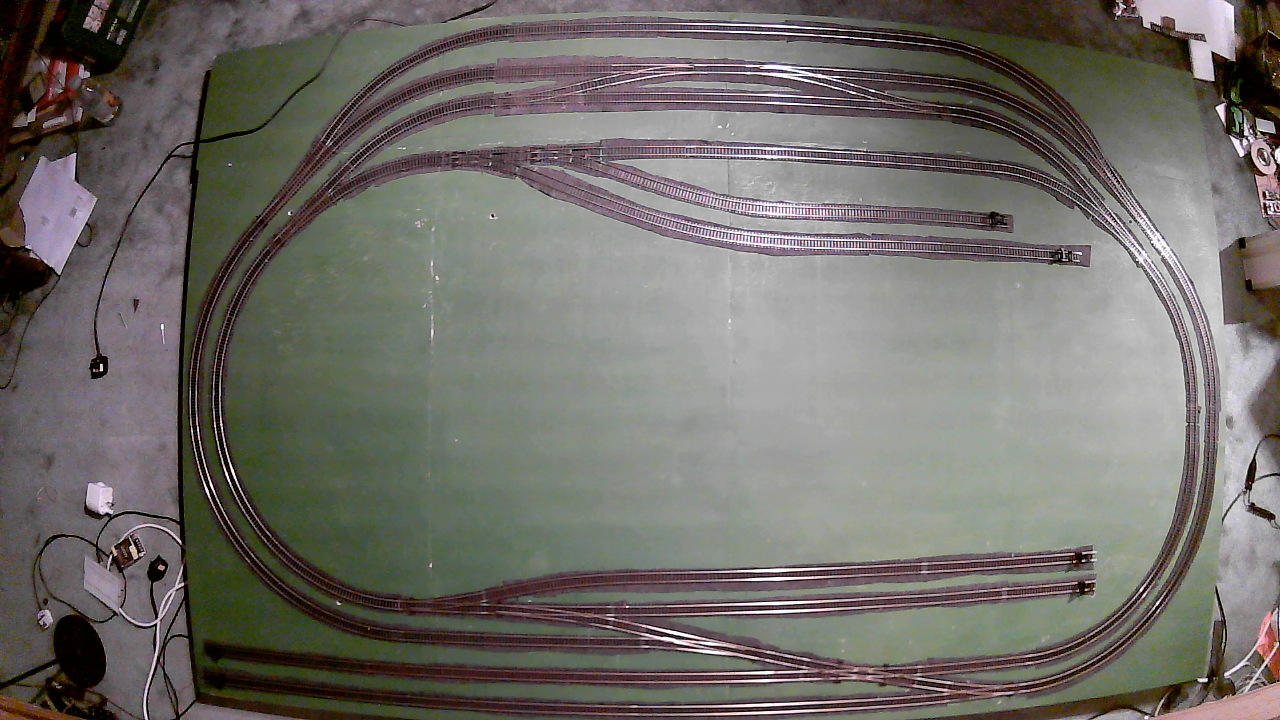
#> input picture ModelRailway/TrackMonitor/ref/reference_20210309175618.png, 1280 x 720 px
$ python -i my_lib.py   (imports and definitions only)   (older library calls are emulated)
#> lines starting #> are read from the running program, lines starting #| are printed output that depends on the picture
#> further down, picture is the input picture: shape (720, 1280, 3); mean B, G, R 104.4, 109.9, 112.7
import numpy as np
import json
import cv2
import time
import math
from threading import Thread


WIDTH = 1280
HEIGHT = 720
# WIDTH = 640
# HEIGHT = 360

IMAGE_SHAPE = (HEIGHT, WIDTH)
RESIZE_DIM = (WIDTH, HEIGHT)

controls = [
    {"name": "blur-1", "min":-1, "max":40, "step":2},
    {"name": "blur-3", "min":1, "max":40, "step":2},
    {"name": "diff-threshold", "min":1, "max": 255, "step": 1},
    {"name": "diff-blur", "min":1, "max": 30, "step": 2},
    {"name": "diff-percent", "min": 0, "max": 1, "step": 0.01},
    {"name": "scharr-min", "min": 0, "max": 10 , "step": 0.01},
    {"name": "scharr-max", "min": 0, "max": 10, "step": 0.01},

]

values = {}
n = 1
# [4 lines not run here, left out]

# values["blur-3"] = 5
# values["diff-threshold"] = 53 #50
# values["DoG-Sigma-1"] = 1.91
# values["DoG-Grid-Size-1"] = 13
# values["DoG-Sigma-2"] = 1.97
# values["DoG-Grid-Size-2"] = 13
# values["diff-blur"] = 9
# values["blur-3"] = 3
# values["diff-threshold"] = 36
# values["diff-blur"] = 13
values["blur-3"] = 3
values["diff-threshold"] = 36
values["diff-blur"] = 13
values["blur-3"] = 3
values["diff-threshold"] = 40
values["diff-blur"] = 9

values["blur-1"] = -1
values["diff-threshold"] = 73
values["diff-blur"] = 17
values["blur-3"] = 5
values["scharr-min"] = 3.34
values["scharr-max"] = 8.79

# [1 line not run here, left out]


DEV_MODE = False


"""
Prepare an image for sensor comparisons
"""
def prepareImage(frame):


    # src = cv2.resize(frame, RESIZE_DIM)
    src = frame
    grayFrame = cv2.cvtColor(src, cv2.COLOR_BGR2GRAY)
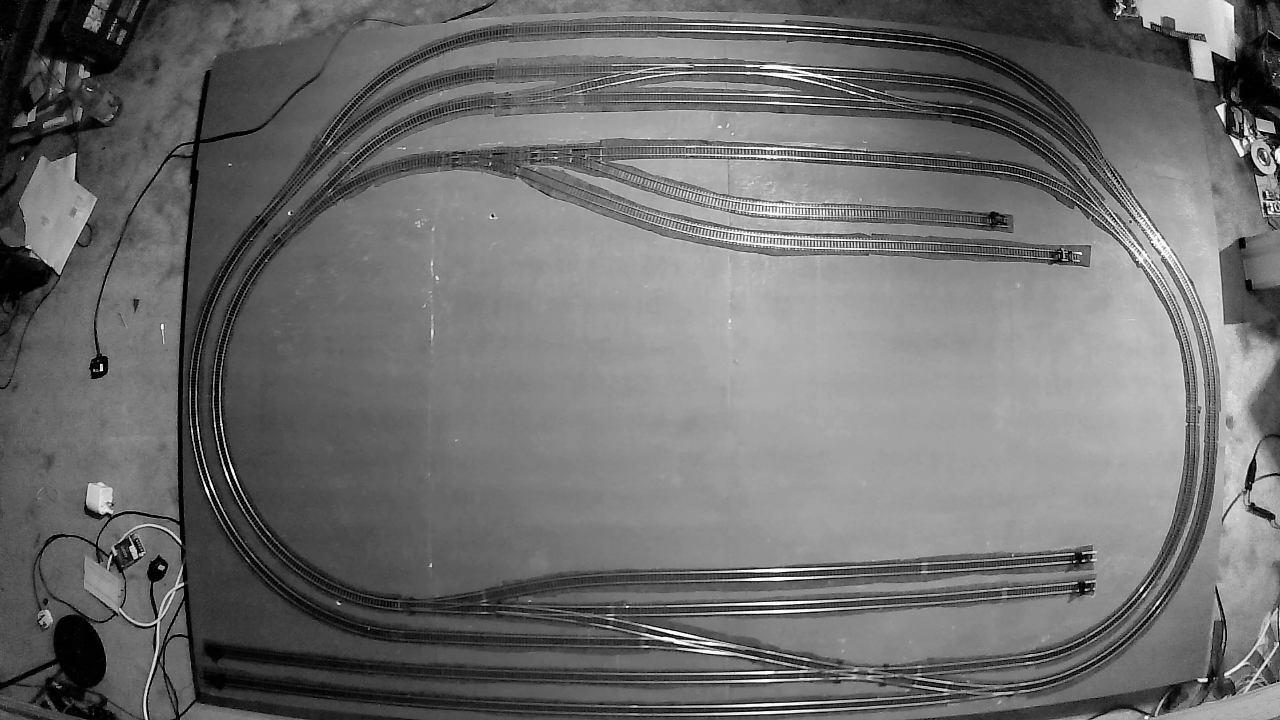
#> grayFrame: shape (720, 1280); min 0, max 251, mean 110.1


    # [10 lines of commented-out code are left out]

    if ( int(values["blur-1"]) > 0 ):
        grayFrame = cv2.GaussianBlur(grayFrame, (int(values["blur-1"]),int(values["blur-1"])), 0)

    # return grayFrame

    l = float(values['scharr-min'])
    h = float(values['scharr-max'])

    scharr_X = np.array([
        [-l, 0, l],
        [-h, 0, h],
        [-l, 0, l]
    ])

    scharr_Y = np.array([
        [-l, -h, -l],
        [0, 0, 0],
        [l, h, l]
    ])

    # The above two can be added to produce this which gives the same result as running
    # each of the above and summing the outputs
    scharr = scharr_X + scharr_Y

    # # grayFrame = cv2.blur(grayFrame, (int(values['blur-1']),int(values['blur-1']))).astype(np.float32)
    # # # Scharr
    grayFrame = cv2.filter2D(grayFrame, -1, scharr)
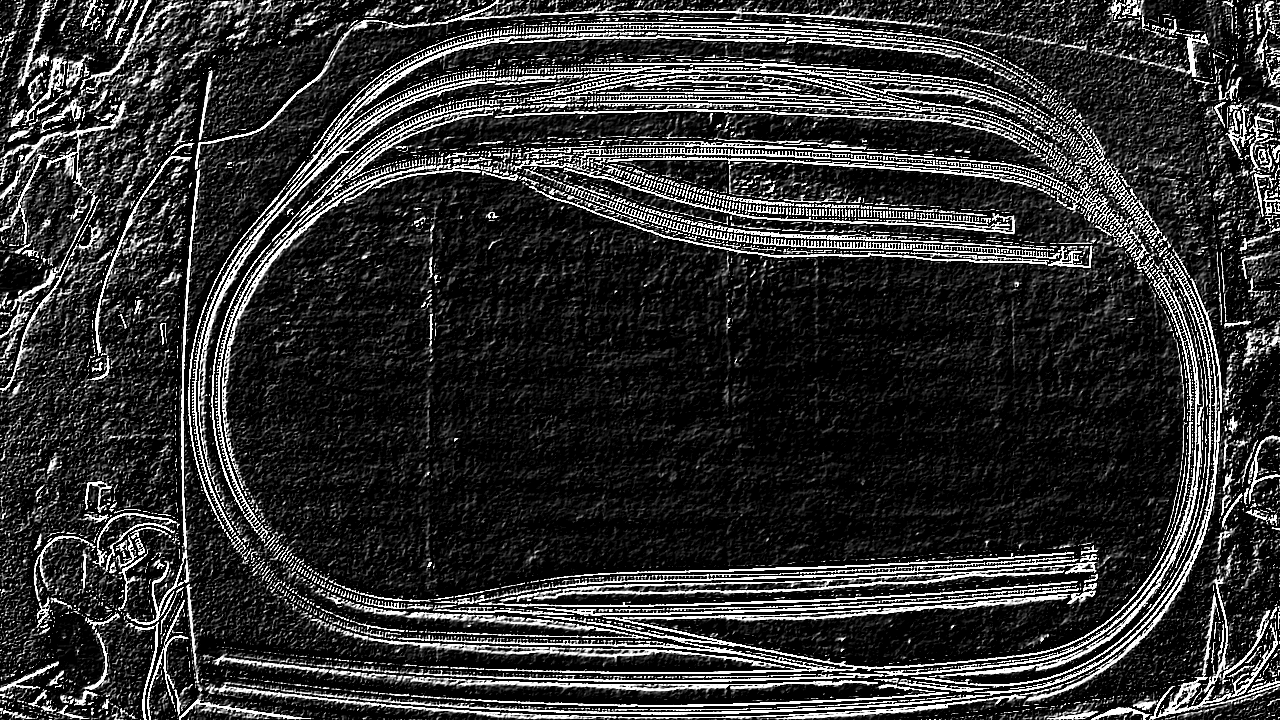
#> grayFrame: shape (720, 1280); min 0, max 255, mean 49.1

    # [31 lines of commented-out code are left out]

    if ( int(values["blur-3"]) > 0 ):
       grayFrame = cv2.GaussianBlur(grayFrame, (int(values["blur-3"]),int(values["blur-3"])), 0)
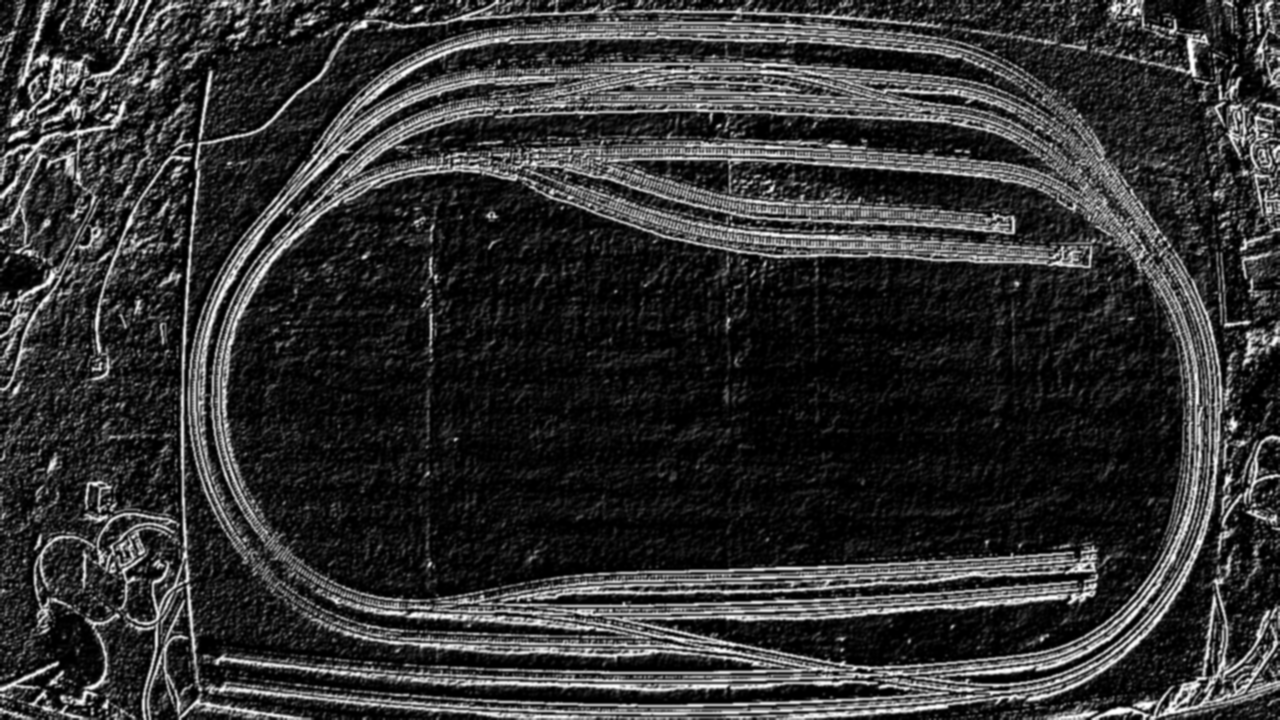
#> grayFrame: shape (720, 1280); min 0, max 255, mean 49.1

    # [6 lines of commented-out code are left out]


    return grayFrame


# [5 lines left out: function difference, not called in this run]


# mask is the mask so far,
# add another circle to the mask
def maskPoint(currentMask, x, y, r):
    currentMask[y-r:y+r, x-r:x+r] = 1
    return currentMask

# Take colour image and crop a b&w bit out of it
def crop(image, mask):
    c = image[mask]
    return c

def scoreSubImageSimilarity(thresholded):
    return cv2.countNonZero(thresholded)

def similarity(a,b):
    return cv2.PSNR(a, b)

def keepCommon(a,b):
    return cv2.addWeighted(a, 0.5, b, 0.5, 0)


class Camera:
    # [24 lines left out: functions __init__, start, update, not called in this run]
            # self.frame = cv2.resize(self.frame, RESIZE_DIM)

    def read(self):
        # return the frame most recently read
        return self.frame

    def stop(self):
        # indicate that the thread should be stopped
        self.stopped = True


# [10 lines left out: function developerControl, not called in this run]


"""
==============================================================================================
MQTT - Server is assumed to be running locally.  Subscribe to events from the web app
       such as requests to renew configuration or save a screenshot
==============================================================================================
"""
import paho.mqtt.client as mqtt

# The callback for when the client receives a CONNACK response from the server.
# [16 lines left out: functions on_connect, on_message, not called in this run]

client = mqtt.Client()
client.on_connect = on_connect
client.on_message = on_message

# [3 lines not run here, left out]

s = json.dumps(controls)
ret = client.publish("/DeveloperControl", s, retain=True);

>>> import cv2
>>> picture = cv2.imread('ref/reference_20210309175618.png')
>>> result = prepareImage(picture)
